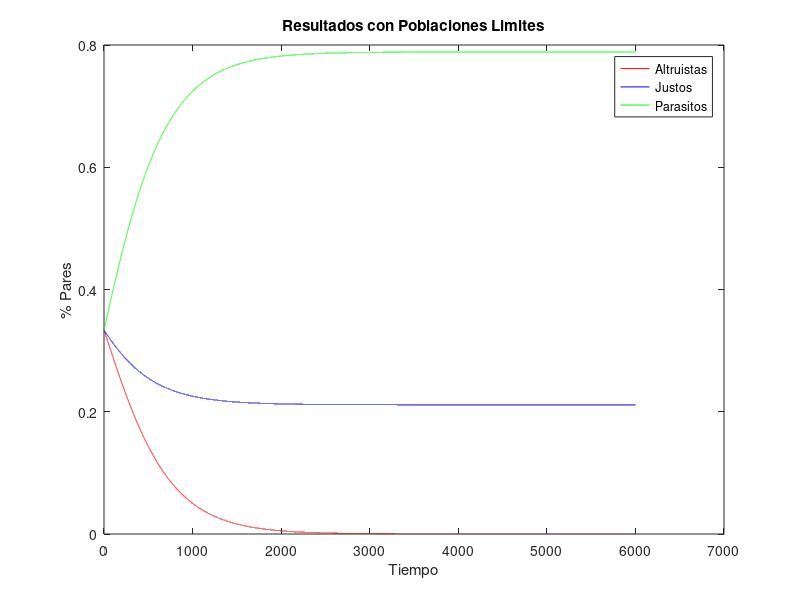
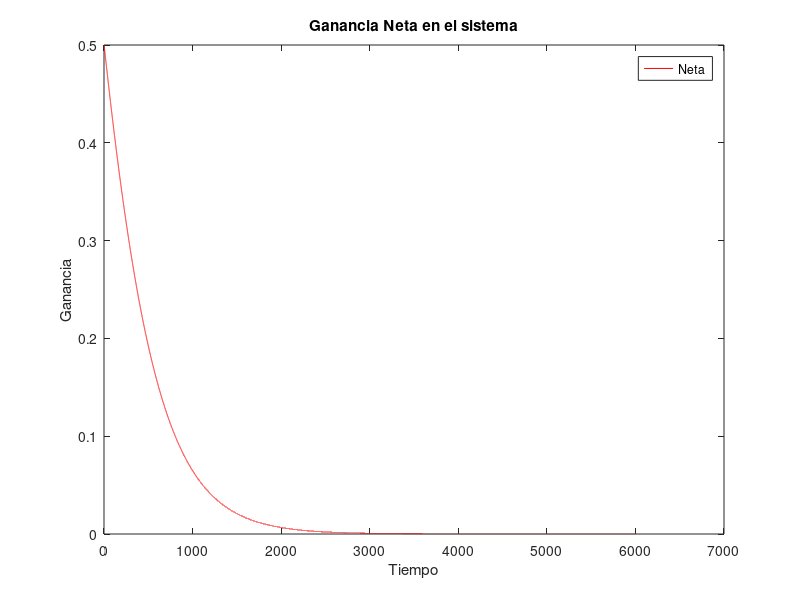
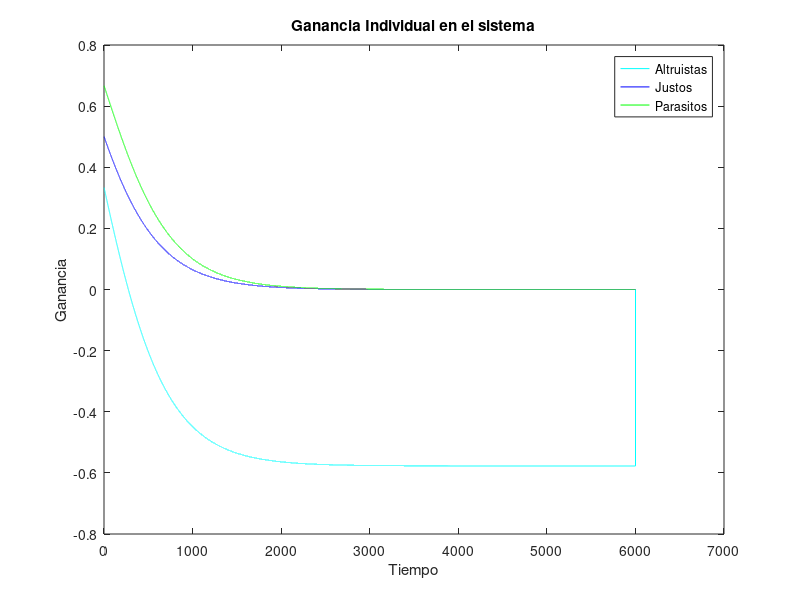

These charts were generated, in order, by the following MATLAB code:

alfa = 2; # condicion inicial alfa
gamma = 0.004;
h=0.1; # incremento de tiempo (cada h segundos)
N=60000; # max tiempo (60 segundos)
#x0=[x1 x2 x3]; # condiciones iniciales x1(0) = x2(0) = x3(0) = 1/3
x0=[1/3,1/3,1/3];
#function [t, u] = parte12(x0, alfa, h, N)

# guardo en arreglos todos los datos para poder graficar despues
T=zeros(1,N); # tiempo
x1=x2=x3=zeros(1,N);
G1=G2=G3=Gt=zeros(1,N);

# condiciones iniciales del problema
x1(1)=x0(1);
x2(1)=x0(2);
x3(1)=x0(3);
T(1) = 1;
for n=1:N-1
	G1(n) = alfa * (x1(n) + x2(n)) -1;
	G2(n) = (alfa - 1) * (x1(n) / (1 - x2(n)));
	G3(n) = alfa * x1(n);
	Gt(n) = x1(n) * G1(n) + x2(n) * G2(n) + x3(n) * G3(n);
	T(n+1) = T(n) + h;

	[m, ix] = max([G1(n), G2(n), G3(n)]);
	if ix == 1
		# f = G1(n);
		u1(n) = x1(n) + (h/2) * gamma * (G1(n) - Gt(n));
		u2(n) = x2(n) + (h/2) * (-gamma) * x2(n) * (G1(n) - G2(n));
		u3(n) = x3(n) + (h/2) * (-gamma) * x3(n) * (G1(n) - G3(n));

		# predictor
		x1(n+1) = x1(n) + h * gamma * (G1(n) - Gt(n));
		x2(n+1) = x2(n) + h * (-gamma) * x2(n) * (G1(n) - G2(n));
		x3(n+1) = x3(n) + h * (-gamma) * x3(n) * (G1(n) - G3(n));
	elseif ix == 2
		# f = G2(n);
		u1(n) = x1(n) + (h/2) * (-gamma) * x1(n) * (G2(n) - G1(n));
		u2(n) = x2(n) + (h/2) * gamma * (G2(n) - Gt(n));
		u3(n) = x3(n) + (h/2) * (-gamma) * x3(n) * (G2(n) - G3(n));

		# predictor
		x1(n+1) = x1(n) + h * (-gamma) * x1(n) * (G2(n) - G1(n));
		x2(n+1) = x2(n) + h * gamma * (G2(n) - Gt(n));
		x3(n+1) = x3(n) + h * (-gamma) * x3(n) * (G2(n) - G3(n));
	else
		# f = G3(n);
		u1(n) = x1(n) + (h/2) * (-gamma) * x1(n) * (G3(n) - G1(n));
		u2(n) = x2(n) + (h/2) * (-gamma) * x2(n) * (G3(n) - G2(n));
		u3(n) = x3(n) + (h/2) * gamma * (G3(n) - Gt(n));

		# predictor
		x1(n+1) = x1(n) + h * (-gamma) * x1(n) * (G3(n) - G1(n));
		x2(n+1) = x2(n) + h * (-gamma) * x2(n) * (G3(n) - G2(n));
		x3(n+1) = x3(n) + h * gamma * (G3(n) - Gt(n));
	end
	
	aux1=aux2=aux3=0;
	tol = 1/100;

	while ((abs(x1(n+1) - aux1)>tol) && (abs(x2(n+1) - aux2)>tol) && (abs(x3(n+1) - aux3)>tol))
		aux1 = x1(n+1);
		aux2 = x2(n+1);
		aux3 = x3(n+1);

		# aplico corrector dependiendo del f (f = max)
		if ix == 1
			# f = G1(k);
			x1(n+1) = u1(n) + (h/2) * gamma * (G1(n) - Gt(n));
			x2(n+1) = u2(n) + (h/2) * (-gamma) * x2(n) * (G1(n) - G2(n));
			x3(n+1) = u3(n) + (h/2) * (-gamma) * x3(n) * (G1(n) - G3(n));
		elseif ix == 2
			# f = G2(k);
			x1(n+1) = u1(n) + (h/2) * (-gamma) * x1(n) * (G2(n) - G1(n));
			x2(n+1) = u2(n) + (h/2) * gamma * (G2(n) - Gt(n));
			x3(n+1) = u3(n) + (h/2) * (-gamma) * x3(n) * (G2(n) - G3(n));
		else
			# f = G3(k);
			x1(n+1) = u1(n) + (h/2) * (-gamma) * x1(n) * (G3(n) - G1(n));
			x2(n+1) = u2(n) + (h/2) * (-gamma) * x2(n) * (G3(n) - G2(n));
			x3(n+1) = u3(n) + (h/2) * gamma * (G3(n) - Gt(n));
		end
	end
end

poblimites = figure
plot (T, x1, '-r');
hold on;
plot (T, x2, '-b');
hold on;
plot (T, x3, '-g');
hold on;
xlabel('Tiempo');
ylabel('% Pares');
legend('Altruistas', 'Justos', 'Parasitos');
title('Resultados con Poblaciones Limites');
#print('alfa2.jpg');

ganancias = figure
plot (T, Gt, '-r');
hold on;
xlabel('Tiempo');
ylabel('Ganancia');
legend('Neta');
title('Ganancia Neta en el sistema');

ganancias = figure
plot (T, G1, '-c');
hold on;
plot (T, G2, '-b');
hold on;
plot (T, G3, '-g');
hold on;
xlabel('Tiempo');
ylabel('Ganancia');
legend('Altruistas', 'Justos', 'Parasitos');
title('Ganancia Individual en el sistema');

#ganancias = figure
#plot (T, Gt, '-r');
#hold on;
#plot (T, G1, '-c');
#hold on;
#plot (T, G2, '-b');
#hold on;
#plot (T, G3, '-g');
#hold on;
#xlabel('Tiempo');
#ylabel('Ganancia');
#legend('Neta', 'Altruistas', 'Justos', 'Parasitos');
#title('Ganancia Individual / Neta en el sistema');
